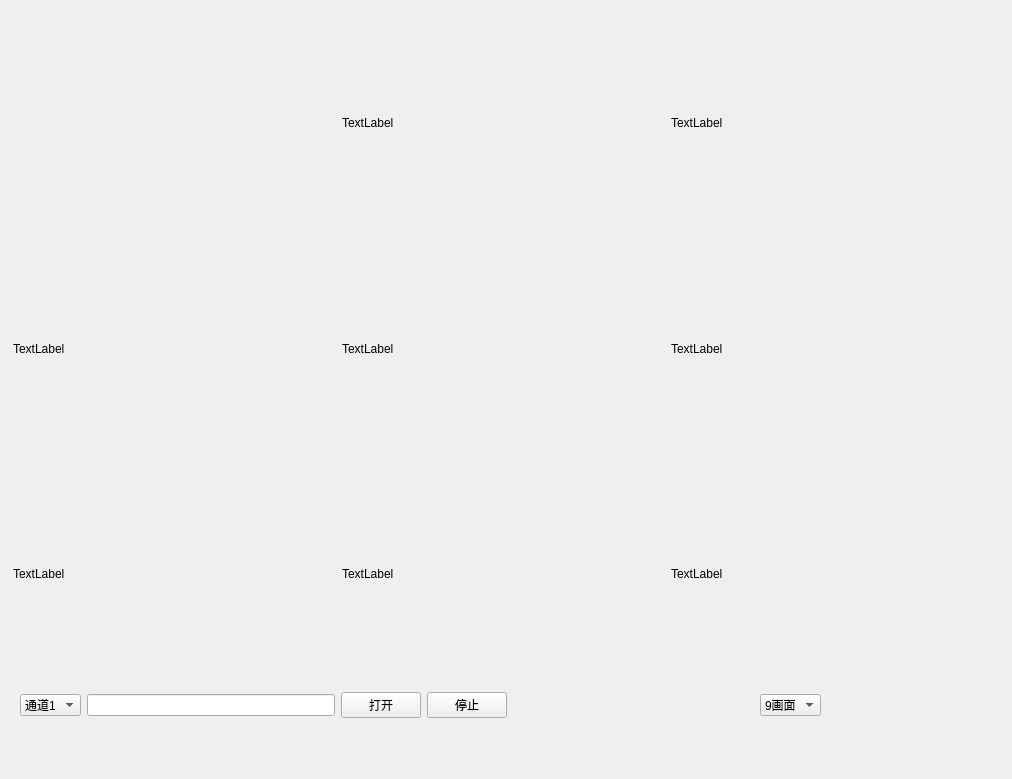
<?xml version="1.0" encoding="UTF-8"?>
<ui version="4.0">
 <class>Widget</class>
 <widget class="QWidget" name="Widget">
  <property name="geometry">
   <rect>
    <x>0</x>
    <y>0</y>
    <width>1012</width>
    <height>779</height>
   </rect>
  </property>
  <property name="minimumSize">
   <size>
    <width>960</width>
    <height>720</height>
   </size>
  </property>
  <property name="windowTitle">
   <string>Widget</string>
  </property>
  <widget class="QWidget" name="layoutWidget">
   <property name="geometry">
    <rect>
     <x>13</x>
     <y>13</y>
     <width>981</width>
     <height>671</height>
    </rect>
   </property>
   <layout class="QGridLayout" name="gridLayout_2">
    <item row="1" column="1">
     <widget class="VideoLabel" name="labelVideo5">
      <property name="minimumSize">
       <size>
        <width>320</width>
        <height>190</height>
       </size>
      </property>
      <property name="mouseTracking">
       <bool>false</bool>
      </property>
      <property name="text">
       <string>TextLabel</string>
      </property>
     </widget>
    </item>
    <item row="0" column="1">
     <widget class="VideoLabel" name="labelVideo2">
      <property name="minimumSize">
       <size>
        <width>320</width>
        <height>190</height>
       </size>
      </property>
      <property name="text">
       <string>TextLabel</string>
      </property>
     </widget>
    </item>
    <item row="0" column="2">
     <widget class="VideoLabel" name="labelVideo3">
      <property name="minimumSize">
       <size>
        <width>320</width>
        <height>190</height>
       </size>
      </property>
      <property name="text">
       <string>TextLabel</string>
      </property>
     </widget>
    </item>
    <item row="1" column="0">
     <widget class="VideoLabel" name="labelVideo4">
      <property name="minimumSize">
       <size>
        <width>320</width>
        <height>190</height>
       </size>
      </property>
      <property name="text">
       <string>TextLabel</string>
      </property>
     </widget>
    </item>
    <item row="1" column="2">
     <widget class="VideoLabel" name="labelVideo6">
      <property name="minimumSize">
       <size>
        <width>320</width>
        <height>190</height>
       </size>
      </property>
      <property name="text">
       <string>TextLabel</string>
      </property>
     </widget>
    </item>
    <item row="0" column="0">
     <widget class="VideoLabel" name="labelVideo1">
      <property name="minimumSize">
       <size>
        <width>320</width>
        <height>190</height>
       </size>
      </property>
      <property name="text">
       <string/>
      </property>
      <property name="scaledContents">
       <bool>true</bool>
      </property>
     </widget>
    </item>
    <item row="2" column="0">
     <widget class="VideoLabel" name="labelVideo7">
      <property name="minimumSize">
       <size>
        <width>320</width>
        <height>190</height>
       </size>
      </property>
      <property name="text">
       <string>TextLabel</string>
      </property>
     </widget>
    </item>
    <item row="2" column="1">
     <widget class="VideoLabel" name="labelVideo8">
      <property name="minimumSize">
       <size>
        <width>320</width>
        <height>190</height>
       </size>
      </property>
      <property name="text">
       <string>TextLabel</string>
      </property>
     </widget>
    </item>
    <item row="2" column="2">
     <widget class="VideoLabel" name="labelVideo9">
      <property name="minimumSize">
       <size>
        <width>320</width>
        <height>190</height>
       </size>
      </property>
      <property name="text">
       <string>TextLabel</string>
      </property>
     </widget>
    </item>
   </layout>
  </widget>
  <widget class="QWidget" name="layoutWidget">
   <property name="geometry">
    <rect>
     <x>20</x>
     <y>690</y>
     <width>801</width>
     <height>30</height>
    </rect>
   </property>
   <layout class="QHBoxLayout" name="horizontalLayout">
    <item>
     <widget class="QComboBox" name="comboBox">
      <item>
       <property name="text">
        <string>通道1</string>
       </property>
      </item>
      <item>
       <property name="text">
        <string>通道2</string>
       </property>
      </item>
      <item>
       <property name="text">
        <string>通道3</string>
       </property>
      </item>
      <item>
       <property name="text">
        <string>通道4</string>
       </property>
      </item>
      <item>
       <property name="text">
        <string>通道5</string>
       </property>
      </item>
      <item>
       <property name="text">
        <string>通道6</string>
       </property>
      </item>
      <item>
       <property name="text">
        <string>通道7</string>
       </property>
      </item>
      <item>
       <property name="text">
        <string>通道8</string>
       </property>
      </item>
      <item>
       <property name="text">
        <string>通道9</string>
       </property>
      </item>
     </widget>
    </item>
    <item>
     <widget class="QLineEdit" name="lineEdit"/>
    </item>
    <item>
     <widget class="QPushButton" name="pushButton_Start">
      <property name="text">
       <string>打开</string>
      </property>
     </widget>
    </item>
    <item>
     <widget class="QPushButton" name="pushButton_Stop">
      <property name="text">
       <string>停止</string>
      </property>
     </widget>
    </item>
    <item>
     <spacer name="horizontalSpacer">
      <property name="orientation">
       <enum>Qt::Horizontal</enum>
      </property>
      <property name="sizeHint" stdset="0">
       <size>
        <width>40</width>
        <height>20</height>
       </size>
      </property>
     </spacer>
    </item>
    <item>
     <widget class="QComboBox" name="comboBox_2">
      <item>
       <property name="text">
        <string>9画面</string>
       </property>
      </item>
      <item>
       <property name="text">
        <string>4画面</string>
       </property>
      </item>
      <item>
       <property name="text">
        <string>1画面</string>
       </property>
      </item>
     </widget>
    </item>
   </layout>
  </widget>
 </widget>
 <customwidgets>
  <customwidget>
   <class>VideoLabel</class>
   <extends>QLabel</extends>
   <header location="global">video_label.h</header>
  </customwidget>
 </customwidgets>
 <resources/>
 <connections/>
</ui>
